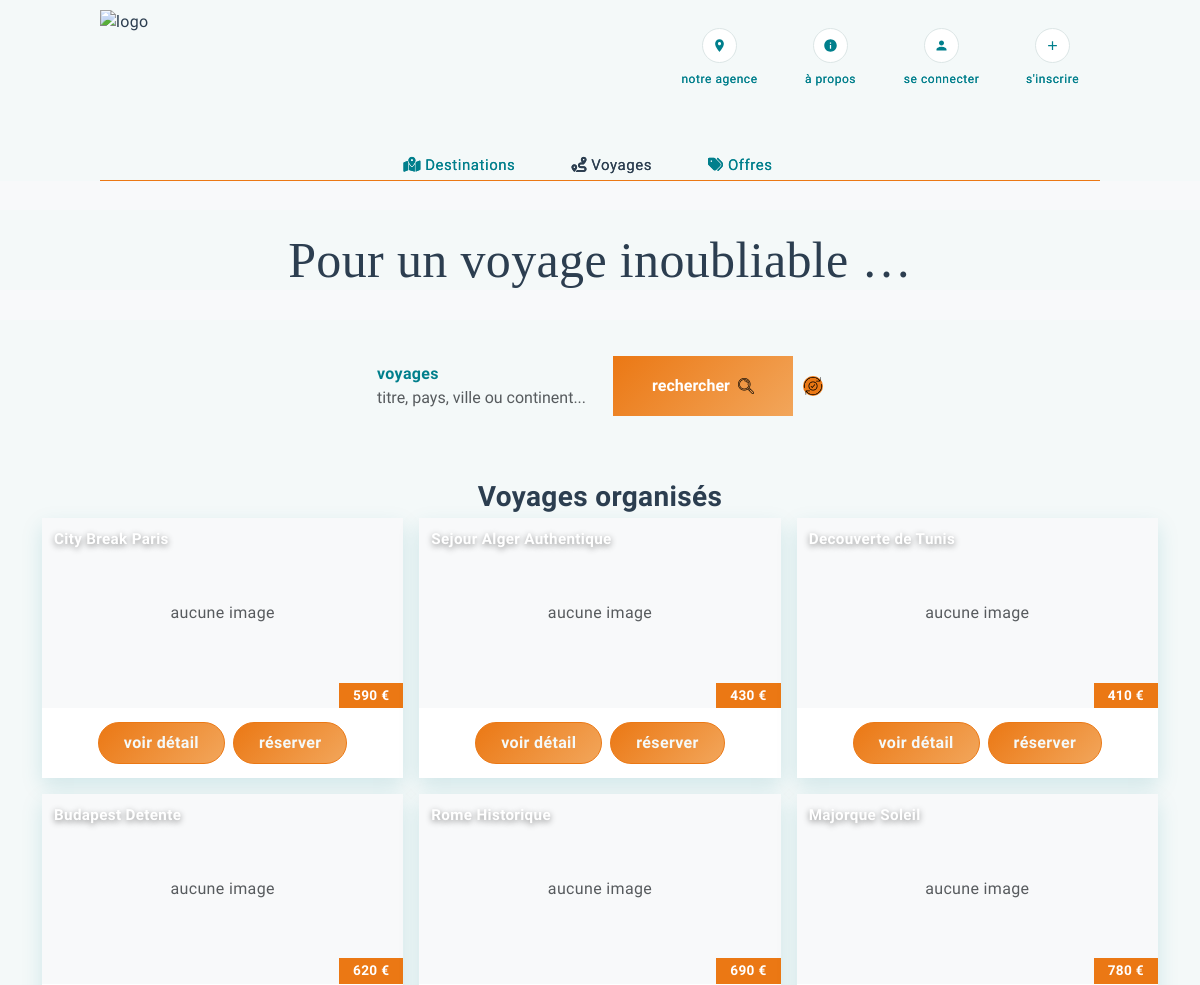
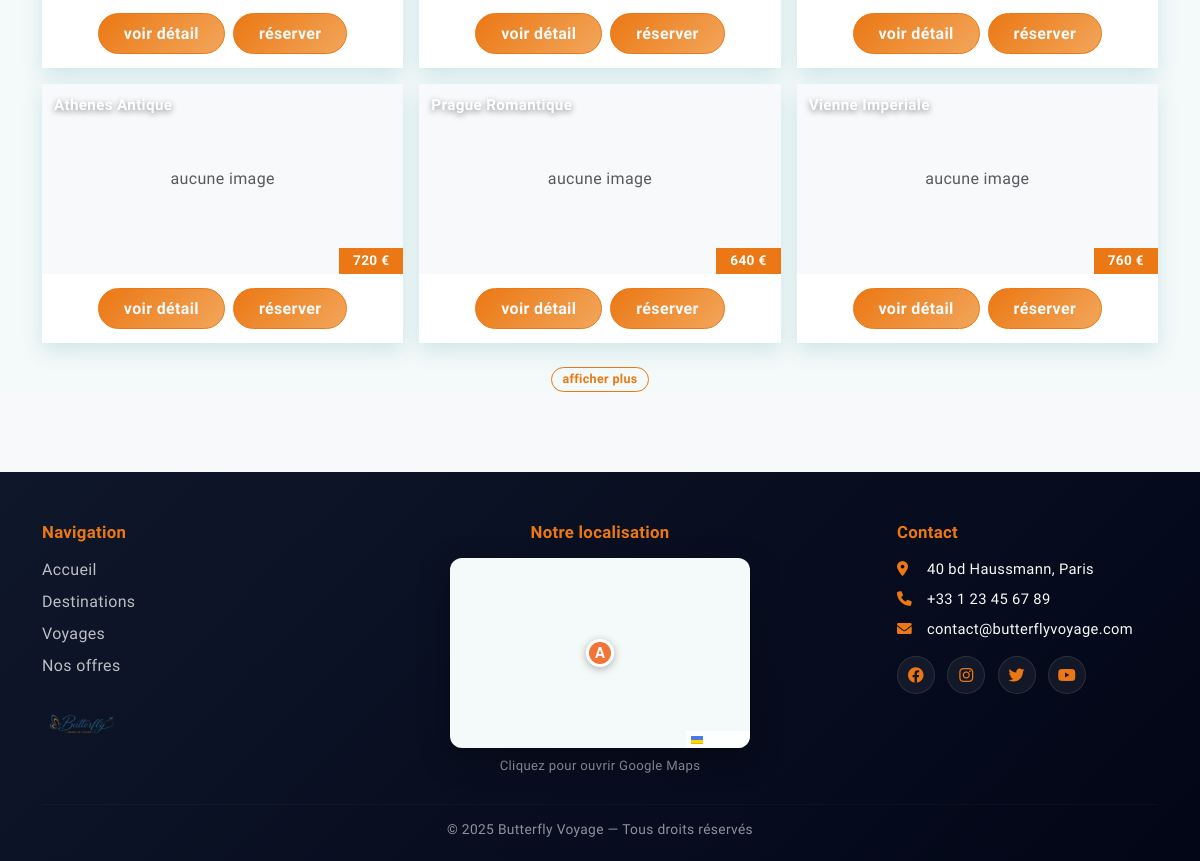
The app's page /index.php?page=voyages with its own data (2 pictures, top to bottom).
### tables this page shows
CREATE TABLE `voyages_organises` (
  `id_voyage` int UNSIGNED NOT NULL AUTO_INCREMENT,
  `id_destination` int UNSIGNED NOT NULL,
  `titre` varchar(150) NOT NULL,
  `description` text,
  `date_depart` date NOT NULL,
  `date_retour` date NOT NULL,
  `prix` decimal(10,2) NOT NULL,
  `nb_places` int UNSIGNED NOT NULL,
  `nb_places_restantes` int UNSIGNED NOT NULL,
  `image_url` varchar(255) DEFAULT NULL,
  `statut` enum('actif','complet','annule') NOT NULL DEFAULT 'actif',
  `date_creation` datetime NOT NULL DEFAULT CURRENT_TIMESTAMP,
  `date_modification` datetime NOT NULL DEFAULT CURRENT_TIMESTAMP ON UPDATE CURRENT_TIMESTAMP,
  PRIMARY KEY (`id_voyage`),
  KEY `idx_voyages_destination` (`id_destination`),
  KEY `idx_voyages_statut_date` (`statut`, `date_depart`),
  CONSTRAINT `fk_voyage_destination`
    FOREIGN KEY (`id_destination`)
    REFERENCES `destinations` (`id_destination`)
    ON DELETE CASCADE
    ON UPDATE CASCADE
);

### index.php (called while the page is built, shortened)
<?php
require_once __DIR__ . "/controleur/controleur_class.php";
$unControleur = new Controleur();
$page = $_GET["page"] ?? "home";
switch ($page) {
    case "voyages":
        require_once __DIR__ . "/controleur/gestion_voyages.php";
        break;
}
require_once __DIR__ . "/vue/layout.php";

### modele/modele_class.php (called while the page is built, shortened)
<?php
class Modele
{
    private PDO $pdo;
    public function __construct()
    {
        $dsn = "mysql:host=localhost;dbname=bfly;charset=utf8mb4";
        $user = "root";
        $password = "";
        try {
            $this->pdo = new PDO($dsn, $user, $password, [
                PDO::ATTR_ERRMODE => PDO::ERRMODE_EXCEPTION,
                PDO::ATTR_DEFAULT_FETCH_MODE => PDO::FETCH_ASSOC,
            ]);
        } catch (PDOException $e) {
            echo "erreur de connexion à " . $dsn . "<br>";
            echo $e->getMessage();
            exit();
        }
    }
    private function fetchAll(string $sql, array $params = []): array
    {
        $stmt = $this->pdo->prepare($sql);
        $stmt->execute($params);
        return $stmt->fetchAll();
    }
    public function selectAll_voyages_actifs(): array
    {
        $sql = "select v.*, d.pays, d.ville, d.image_url as destination_image_url, cont.nom as continent
                from voyages_organises v
                join destinations d on d.id_destination = v.id_destination
                left join continents cont on cont.id_continent = d.id_continent
                where v.statut = 'actif'
                  and d.actif = 1
                order by v.date_depart asc";
        return $this->fetchAll($sql);
    }
}

### controleur/controleur_class.php (called while the page is built, shortened)
<?php
require_once "modele/modele_class.php";
class Controleur
{
    private Modele $modele;
    public function __construct()
    {
        $this->modele = new Modele();
    }
    public function selectAll_voyages_actifs()
    {
        return $this->modele->selectAll_voyages_actifs();
    }
}

### controleur/gestion_voyages.php (called while the page is built)
<?php
$q = trim((string) ($_GET["q"] ?? ""));
$all = $unControleur->selectAll_voyages_actifs();
if ($q !== "" && mb_strlen($q) >= 2) {
    $f = mb_strtolower($q);
    $voyages = array_values(array_filter($all, function ($v) use ($f) {
        $titre = mb_strtolower((string) ($v["titre"] ?? ""));
        $pays = mb_strtolower((string) ($v["pays"] ?? ""));
        $ville = mb_strtolower((string) ($v["ville"] ?? ""));
        $continent = mb_strtolower((string) ($v["continent"] ?? ""));
        return str_contains($titre, $f)
            || str_contains($pays, $f)
            || str_contains($ville, $f)
            || str_contains($continent, $f);
    }));
} else {
    $voyages = $all;
}

### vue/voyages.php (the view)
<?php
$voyages = $voyages ?? [];
$step = 9;
$limit = max($step, (int) ($_GET["limit"] ?? $step));
$total = count($voyages);
$items = array_slice(array_values($voyages), 0, $limit);
$params = $_GET;
$params["limit"] = $limit + $step;
$queryMore = http_build_query($params);
?>
<div id="voyageBar">
    <?php require_once __DIR__ . "/components/searchVoyages.php"; ?>
</div>
<div class="container mt-4">
    <h3 class="section-title text-center mt-5">Voyages organisés</h3>
    <?php if (empty($voyages)): ?>
        <div class="alert alert-info">
            aucun voyage trouvé.
        </div>
    <?php else: ?>
        <div class="row g-3">
            <?php foreach ($items as $voyage): ?>
                <?php
                $id = (int) ($voyage["id_voyage"] ?? 0);
                $titre = (string) ($voyage["titre"] ?? "");
                $prix = (float) ($voyage["prix"] ?? 0);
                $places = (int) ($voyage["nb_places_restantes"] ?? 0);
                $statut = (string) ($voyage["statut"] ?? "");
                $imageVoyage = (string) ($voyage["image_url"] ?? "");
                $imageDestination = (string) ($voyage["destination_image_url"] ?? "");
                $image = $imageVoyage !== "" ? $imageVoyage : $imageDestination;
                $pays = (string) ($voyage["pays"] ?? "");
                $ville = (string) ($voyage["ville"] ?? "");
                $lieu = trim($pays . " - " . $ville, " -");
                $alt = trim($titre . " " . $lieu);
                $bloque = ($statut !== "actif" || $places <= 0);
                ?>
                <div class="col-12 col-md-6 col-lg-4">
                    <div class="card h-100 grid-card">
                        <div class="grid-media">
                            <?php if ($image !== ""): ?>
                                <img
                                    src="<?= htmlspecialchars($image) ?>"
                                    class="grid-img"
                                    alt="<?= htmlspecialchars($alt) ?>"
                                >
                            <?php else: ?>
                                <div class="d-flex align-items-center justify-content-center bg-light grid-noimg">
                                    <span class="text-muted">aucune image</span>
                                </div>
                            <?php endif; ?>
                            <div class="grid-title-overlay">
                                <?= htmlspecialchars($titre) ?>
                            </div>
                            <?php if ($prix > 0): ?>
                                <span class="grid-price-badge">
                                    <?= number_format($prix, 0, ",", " ") ?> €
                                </span>
                            <?php endif; ?>
                        </div>
                        <div class="card-body grid-body">
                            <div class="grid-actions">
                                <?php if (!empty($_SESSION["user"])): ?>
                                    <a
                                        class="btn btn-outline-primary btn-sm grid-btn"
                                        href="index.php?page=voyage_detail&id_voyage=<?= $id ?>"
                                    >
                                        voir détail
                                    </a>
                                <?php else: ?>
                                    <a
                                        class="btn btn-outline-primary btn-sm grid-btn"
                                        href="index.php?page=login&redirect=voyage_detail&id_voyage=<?= $id ?>"
                                    >
                                        voir détail
                                    </a>
                                <?php endif; ?>
                                <?php if (!$bloque): ?>
                                    <?php if (!empty($_SESSION["user"])): ?>
                                        <a
                                            class="btn btn-success btn-sm grid-btn"
                                            href="index.php?page=reservation&id_voyage=<?= $id ?>"
                                        >
                                            réserver
                                        </a>
                                    <?php else: ?>
                                        <a
                                            class="btn btn-success btn-sm grid-btn"
                                            href="index.php?page=login&redirect=reservation&id_voyage=<?= $id ?>"
                                        >
                                            réserver
                                        </a>
                                    <?php endif; ?>
                                <?php else: ?>
                                    <button class="btn btn-secondary btn-sm grid-btn" disabled>
                                        non réservable
                                    </button>
                                <?php endif; ?>
                            </div>
                        </div>
                    </div>
                </div>
            <?php endforeach; ?>
        </div>
        <?php if ($limit < $total): ?>
            <div class="d-flex justify-content-center mt-4">
                <a
                    class="btn btn-outline-primary btn-sm grid-btn"
                    href="?<?= htmlspecialchars($queryMore) ?>"
                >
                    afficher plus
                </a>
            </div>
        <?php endif; ?>
    <?php endif; ?>
</div>

### styles/style.css (style rules this page uses)
:root { --primary-color: #EB7814; --secondary-color: #007f8c; --text-color: #2c3e50; --muted-color: #7fa7a9; --bg-light: #f4f9f9; --border-color: #dce6e6; --border-radius: 14px; --btn-radius: 50rem; --shadow: 0 8px 20px rgba(0, 127, 140, 0.15); --transition: all 0.3s ease; }
html, body { background-color: var(--bg-light); }
body { font-family: "Poiret One", sans-serif; font-weight: 400; font-size: 16px; line-height: 1.5; letter-spacing: 0.35px; -webkit-font-smoothing: antialiased; -moz-osx-font-smoothing: grayscale; margin: 0; padding: 0; color: var(--text-color); }

### styles/page.css (style rules this page uses)
.section-title { font-weight: 800; color: var(--text-color); margin: 0 0 0.3rem; }
.ui-btn, .detail-btn, .grid-btn, .res-btn { font-size: 0.78rem; padding: 4px 10px; border-radius: 50rem; border-width: 1px; font-weight: 600; line-height: 1.2; transition: 0.15s ease; }
.ui-btn-primary, .btn-success.detail-btn, .btn-success.grid-btn { background: var(--primary-color); border-color: var(--primary-color); color: #fff; }
.ui-btn-outline, .btn-outline-primary.detail-btn, .btn-outline-primary.grid-btn { background: transparent; color: var(--primary-color); border-color: var(--primary-color); }
.grid-card { border: 0; border-radius: 0; box-shadow: var(--shadow); background: #fff; transition: 0.2s ease; }
.grid-media { position: relative; overflow: hidden; }
.grid-noimg { height: 190px; }
.grid-title-overlay { position: absolute; top: 10px; left: 12px; right: 12px; color: #fff; font-weight: 800; font-size: 0.95rem; text-shadow: 0 2px 6px rgba(0, 0, 0, 0.45); }
.grid-price-badge { position: absolute; right: 0; bottom: 0; padding: 6px 14px; background: var(--primary-color); color: #fff; font-weight: 800; font-size: 0.85rem; line-height: 1; border-radius: 0; border: 0; }
.grid-body { padding: 14px; }
.grid-actions { display: flex; justify-content: center; gap: 8px; }

### styles/components.css (style rules this page uses)
#voyageBar { position: relative !important; top: auto !important; left: 0; background-color: var(--bg-light); width: 100%; max-width: 100%; min-height: 59.5px; height: auto; margin: 0 auto; display: flex; align-items: center; z-index: 2 !important; }
.card .btn, .carousel-caption .btn { background:linear-gradient(135deg,var(--primary-color),#F2A65B); color:var(--bg-light); border:1px solid var(--primary-color); padding:10px 25px; font-size:1rem; transition:var(--transition); }

### records on screen
voyages_organises: shows "aucune image", titre "City Break Paris", prix "590"
voyages_organises: shows "aucune image", titre "Sejour Alger Authentique", prix "430"
voyages_organises: shows "aucune image", titre "Decouverte de Tunis", prix "410"
voyages_organises: shows "aucune image", titre "Budapest Detente", prix "620"
voyages_organises: shows "aucune image", titre "Rome Historique", prix "690"
voyages_organises: shows "aucune image", titre "Majorque Soleil", prix "780"
voyages_organises: shows "aucune image", titre "Athenes Antique", prix "720"
voyages_organises: shows "aucune image", titre "Prague Romantique", prix "640"
voyages_organises: shows "aucune image", titre "Vienne Imperiale", prix "760"
